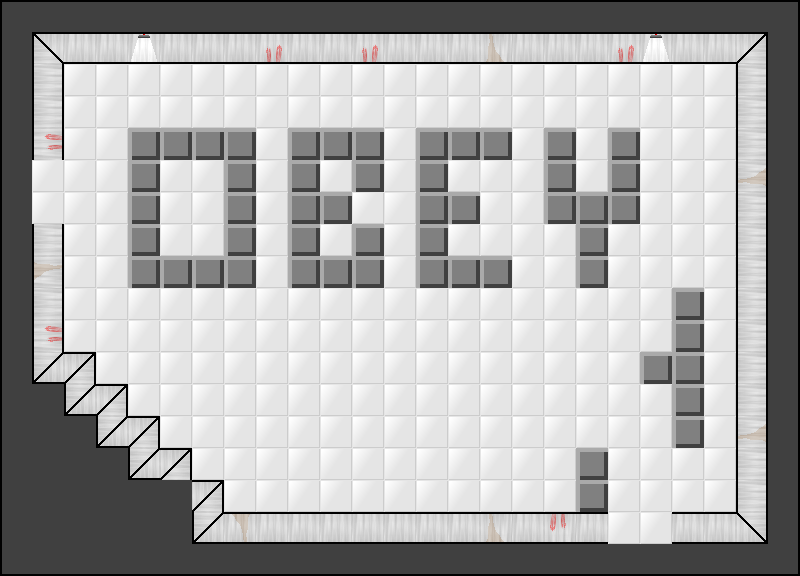

The image is a tile-based game level rendered from a .tmx file. Its description and source (layers, tilesets, objects; grid data summarised) follow:
An orthogonal 25x18 tile map with 32x32 px tiles, 2 tile layers (Tile Layer 2, Tile Layer 1) and 14 objects (9x laser, 2x door, 2x sign, hiddenpit).

<map version="1.0" orientation="orthogonal" width="25" height="18" tilewidth="32" tileheight="32">
 <tileset firstgid="1" name="room_tileset" tilewidth="32" tileheight="32">
  <image source="../graphics/room_tileset.png" width="192" height="256" />
 </tileset>
 <layer name="Tile Layer 2" width="25" height="18">
  <data>[450 cells, 450 non-empty, 1 distinct tile ids]</data>
 </layer>
 <layer name="Tile Layer 1" width="25" height="18">
  <data>[450 cells, 220 non-empty, 24 distinct tile ids]</data>
 </layer>
 <objectgroup name="Object Layer 1" width="25" height="18">
  <object type="laser" x="704" y="96" width="32" height="32" />
  <object type="door" x="32" y="160" width="32" height="64" />
  <object type="laser" x="256" y="192" width="32" height="32" />
  <object type="laser" x="448" y="224" width="32" height="32" />
  <object type="laser" x="640" y="192" width="32" height="32" />
  <object type="laser" x="96" y="352" width="32" height="32" />
  <object type="laser" x="128" y="384" width="32" height="32" />
  <object type="laser" x="160" y="416" width="32" height="32" />
  <object type="hiddenpit" x="384" y="192" width="32" height="32" />
  <object type="laser" x="192" y="448" width="32" height="32" />
  <object type="laser" x="224" y="480" width="32" height="32" />
  <object type="door" x="608" y="512" width="64" height="32" />
  <object name="Damage to lasers from overheating will be billed to your account." type="sign" x="128" y="64" width="32" height="32">
   <properties>
    <property name="text" value="Damage to lasers from overheating will be billed to your account." />
   </properties>
  </object>
  <object name="Damage to lasers from overheating will be billed to your account." type="sign" x="544" y="256" width="32" height="32">
   <properties>
    <property name="text" value="Damage to lasers from overheating will be billed to your account." />
   </properties>
  </object>
 </objectgroup>
</map>
